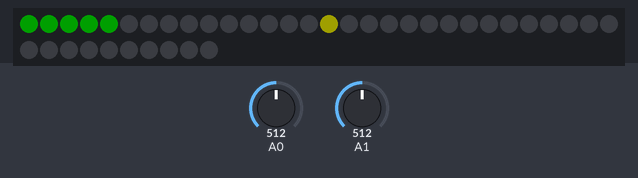
A sketch run on a simulated Arduino Uno, built with avr-gcc and run on an emulated ATmega328P. On the bench: 40 RGB LEDs in strip order, left to right, continuing on the next row. The inputs (shaded band) are chosen by the test bench; at power-on: A1 = 512, A0 = 512. Dim RGB values are drawn brighter than linear.

Above: at 5.3 s.
5.4 s: A1 set to 716
At 6.97 s:
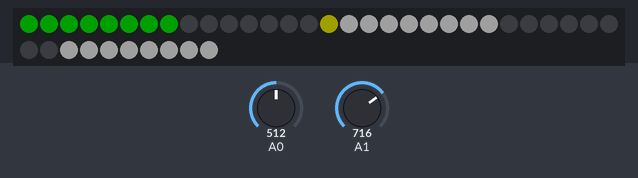
8.4 s: A0 set to 306
At 8.63 s:
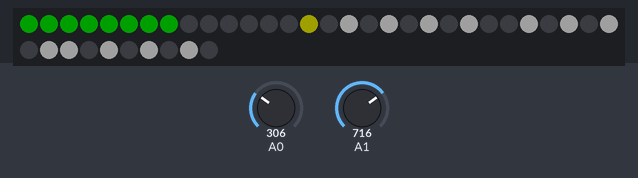
9.9 s: A0 set to 140
At 10.42 s:
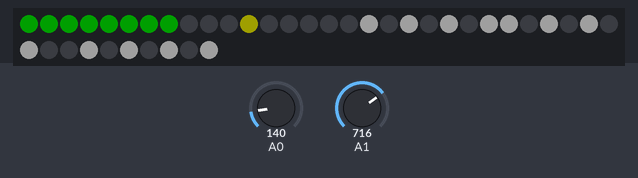
11.4 s: A1 set to 306
At 13.12 s:
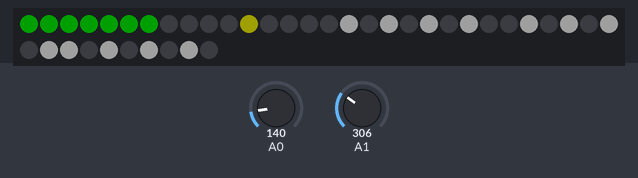
14.1 s: A0 set to 160
At 14.18 s:
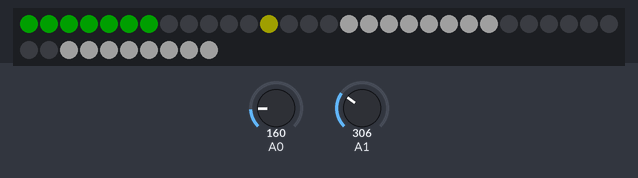
15.6 s: A1 set to 140
At 16.72 s:
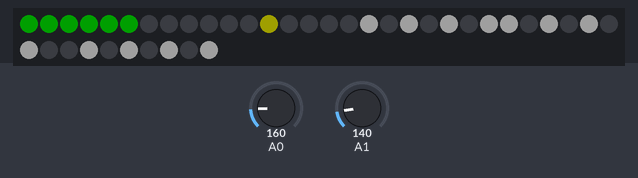

The sketch:

BarrelSpy.ino
```cpp
#include <Adafruit_NeoPixel.h>

// Initialize the 5x8 NeoPixel Arduino shield on pin 6.  The control
// parameters are:
//   NEO_KHZ800  800 KHz bitstream
//   NEO_GRB     Pixels are wired for GRB bitstream
Adafruit_NeoPixel strip = Adafruit_NeoPixel(40, 6, NEO_GRB + NEO_KHZ800);

// Fill the dots one after the other with a color - from the AdaFruit
// NeoPixel Library
void colorWipe(uint32_t c, uint8_t wait) {
  for(uint16_t i=0; i<strip.numPixels()/2; i++) {
      strip.setPixelColor(i, c);
      strip.setPixelColor(strip.numPixels()-1-i, c);
      strip.show();
      delay(wait);
  }
}

// Given a voltage between 0 and 3 V, convert it to a distance in cm
// assuming a Sharp GP2Y0A21YK0F sensor.  This function uses a quadratic
// fit to the voltage vs. inverse distance figure shown in the sensor
// data sheet.
float voltage_to_distance(float voltage) {
  float inverseD;

  // Clamp the voltage to the 0 to 2.9 V range
  if( voltage < 0.0 ) {
    voltage = 0.0;
  }
  if( voltage > 2.9 ) {
    voltage = 2.9;
  }

  // Compute the inverse distance and clamp the low end at 0.0125 1/cm
  inverseD = 0.005313*voltage*voltage + 0.031101*voltage - 0.000200;
  if( inverseD < 0.0125 ) {
    inverseD = 0.0125;
  }

  // Invert and return
  return 1.0/inverseD;
}

void setup() {
  // Set up the NeoPixels so that all are off
  strip.begin();
  strip.show();

  // Power on NeoPixel test sequence - red, green, blue, and off
  colorWipe(strip.Color(25,  0,  0), 50); // Red
  colorWipe(strip.Color( 0, 25,  0), 50); // Green
  colorWipe(strip.Color( 0,  0, 25), 50); // Blue
  colorWipe(strip.Color( 0,  0,  0), 50); // Off

  // Dim the display (for now)
  strip.setBrightness(32);
}

// Kalman filtering setup
int sensor, ref;
float Q = 1e-5;
float R = 0.5*0.5;
float x = 0, xm1, P = 0, Pm1;
float value, K;

// "Bin full" state variable
boolean full = false;

// Other variables
int i = 0, k = 0;
float x_d, ref_d;

void loop() {
  // ADC reads + 5 ms delay since we only get one value every 5 ms
  ref = analogRead(A0);
  sensor = analogRead(A1);
  delay(5);

  // Sensor: ADC counts -> voltage
  value = sensor * 5.0 / 1023.0;

  // Time update
  xm1 = x;
  Pm1 = P + Q;

  // Measurement update
  K = Pm1 / (Pm1 + R);
  x = xm1 + K*(value - xm1);
  P = (1 - K)*Pm1;

  // Reference: ADC counts -> voltage
  value = ref * 5.0 / 1023.0;

  // voltage -> distance
  x_d = voltage_to_distance(x);
  ref_d = voltage_to_distance(value);

  // Bar graph + reference marker
  for(i=0; i<8; i++) {
    float level = 80 - 10*i;
    if( x_d <= level ) {
      strip.setPixelColor(i, 0, 255, 0);
    } else {
      strip.setPixelColor(i, 0, 0, 0);
    }

    if( (ref_d <= level) && (ref_d > level - 10) ) {
      strip.setPixelColor(i+8, 255, 255, 0);
    } else {
      strip.setPixelColor(i+8, 0, 0, 0);
    }
  }

  // Bin full condition + alert
  // NOTE:  The full condition can only be cleared by a reset of the device
  if( x_d <= ref_d ) {
    full = true;
  }
  if( full ) {
    long j = millis() % 300;
    for(i=0; i<8; i++) {
      if( (j < 150) || (i % 2== k) ) {
        strip.setPixelColor(i+32, 255, 255, 255);
        strip.setPixelColor(i+24, 0, 0, 0);
        strip.setPixelColor(i+16, 255, 255, 255);
      } else {
        strip.setPixelColor(i+32, 0, 0, 0);
        strip.setPixelColor(i+24, 255, 255, 255);
        strip.setPixelColor(i+16, 0, 0, 0);
      }
    }
    if( j < 10 ) {
      k++;
      if( k == 2 ) {
        k = 0;
      }
    }
  }

  strip.show();
}
```
